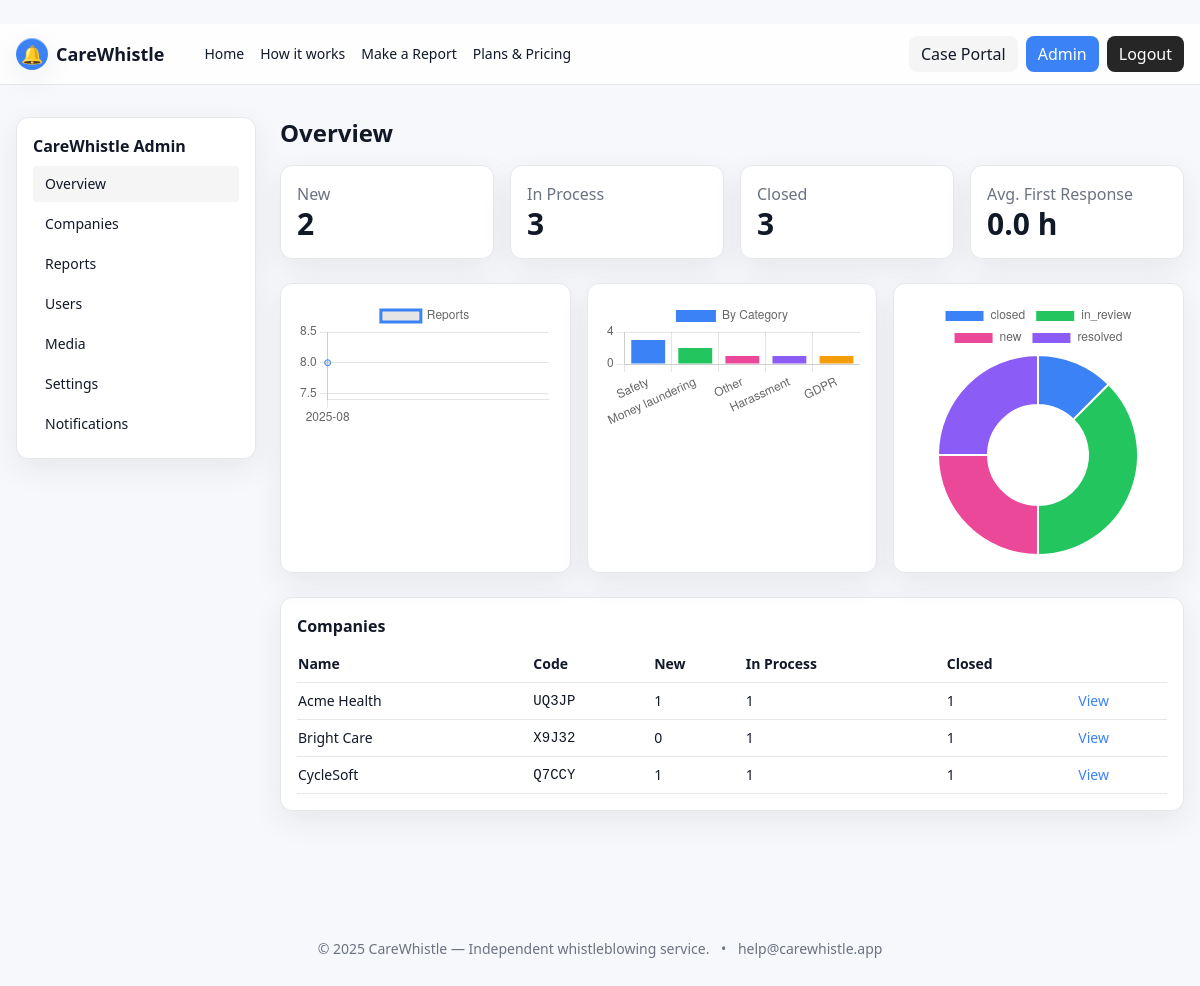
The page /admin (signed in) on the database its author committed.
### tables this page shows
CREATE TABLE companies(
      id INTEGER PRIMARY KEY AUTOINCREMENT,
      name TEXT NOT NULL,
      code TEXT UNIQUE NOT NULL,
      created_at TEXT NOT NULL
    );

### app.py (the view)
@app.route("/admin")
@login_required
@role_required("admin")
def admin_dashboard():
    db=get_db()
    stats=db.execute("""
      SELECT
        SUM(CASE WHEN status='new' THEN 1 ELSE 0 END) as new,
        SUM(CASE WHEN status IN ('in_review','awaiting_info') THEN 1 ELSE 0 END) as inproc,
        SUM(CASE WHEN status IN ('resolved','closed') THEN 1 ELSE 0 END) as closed
      FROM reports
    """).fetchone()
    monthly=db.execute("SELECT substr(created_at,1,7) ym, COUNT(*) cnt FROM reports GROUP BY ym ORDER BY ym").fetchall()
    bycat=db.execute("SELECT category, COUNT(*) cnt FROM reports GROUP BY category ORDER BY cnt DESC").fetchall()
    bystatus=db.execute("SELECT status, COUNT(*) cnt FROM reports GROUP BY status").fetchall()
    companies=db.execute("""
      SELECT c.id,c.name,c.code,
        SUM(CASE WHEN r.status='new' THEN 1 ELSE 0 END) newc,
        SUM(CASE WHEN r.status IN ('in_review','awaiting_info') THEN 1 ELSE 0 END) inpc,
        SUM(CASE WHEN r.status IN ('resolved','closed') THEN 1 ELSE 0 END) clos
      FROM companies c LEFT JOIN reports r ON r.company_id=c.id GROUP BY c.id ORDER BY c.name
    """).fetchall()
    rs=db.execute("SELECT id,created_at FROM reports").fetchall()
    import datetime as dt
    total=0; n=0
    for r in rs:
        m=db.execute("SELECT created_at FROM messages WHERE report_id=? AND sender IN ('admin','manager') ORDER BY id LIMIT 1",(r["id"],)).fetchone()
        if m:
            t0=dt.datetime.fromisoformat(r["created_at"]); t1=dt.datetime.fromisoformat(m["created_at"])
            total += (t1-t0).total_seconds()/3600; n+=1
    avg_hours=round(total/n,1) if n else 0
    db.close()
    return render_template("admin/dashboard.html", stats=stats, monthly=monthly, bycat=bycat, bystatus=bystatus, companies=companies, avg_hours=avg_hours)

### app.py (called while the page is built)
def get_db():
    conn = sqlite3.connect(DB_PATH, timeout=10, detect_types=sqlite3.PARSE_DECLTYPES)
    conn.row_factory = sqlite3.Row
    conn.execute("PRAGMA foreign_keys = ON")
    return conn

def login_required(f):
    @wraps(f)
    def _w(*a,**k):
        if "user_id" not in session:
            return redirect(url_for("login", next=request.path))
        return f(*a,**k)
    return _w

def role_required(*roles):
    def deco(f):
        @wraps(f)
        def _w(*a,**k):
            if session.get("role") not in roles: abort(403)
            return f(*a,**k)
        return _w
    return deco

### templates/admin/dashboard.html
﻿{% extends "admin/frame.html" %}{% block admin %}
<h2 class="text-2xl font-extrabold mb-4">Overview</h2>
<div class="grid md:grid-cols-4 gap-4">
  <div class="bg-white rounded-xl p-4 border shadow-glass"><div class="text-base-muted">New</div><div class="text-3xl font-extrabold">{{ stats.new or 0 }}</div></div>
  <div class="bg-white rounded-xl p-4 border shadow-glass"><div class="text-base-muted">In Process</div><div class="text-3xl font-extrabold">{{ stats.inproc or 0 }}</div></div>
  <div class="bg-white rounded-xl p-4 border shadow-glass"><div class="text-base-muted">Closed</div><div class="text-3xl font-extrabold">{{ stats.closed or 0 }}</div></div>
  <div class="bg-white rounded-xl p-4 border shadow-glass"><div class="text-base-muted">Avg. First Response</div><div class="text-3xl font-extrabold">{{ avg_hours }} h</div></div>
</div>
<div class="grid lg:grid-cols-3 gap-4 mt-6">
  <div class="bg-white rounded-xl p-4 border shadow-glass"><canvas id="byMonth"></canvas></div>
  <div class="bg-white rounded-xl p-4 border shadow-glass"><canvas id="byCat"></canvas></div>
  <div class="bg-white rounded-xl p-4 border shadow-glass"><canvas id="byStatus"></canvas></div>
</div>
<div class="bg-white rounded-xl p-4 border shadow-glass mt-6">
  <h3 class="font-bold mb-2">Companies</h3>
  <table class="w-full text-sm">
    <tr class="text-left border-b"><th class="py-2">Name</th><th>Code</th><th>New</th><th>In Process</th><th>Closed</th><th></th></tr>
    {% for c in companies %}
      <tr class="border-b">
        <td class="py-2">{{ c.name }}</td>
        <td><code>{{ c.code }}</code></td>
        <td>{{ c.newc or 0 }}</td>
        <td>{{ c.inpc or 0 }}</td>
        <td>{{ c.clos or 0 }}</td>
        <td><a class="text-neon-blue" href="{{ url_for('admin_company', company_id=c.id) }}">View</a></td>
      </tr>
    {% endfor %}
  </table>
</div>
<script>
const colors = ["#3b82f6","#22c55e","#ec4899","#8b5cf6","#f59e0b","#06b6d4","#64748b","#ef4444"];
new Chart(document.getElementById('byMonth'), {
  type:'line',
  data:{labels:{{ monthly|map(attribute='ym')|list|tojson }},
        datasets:[{label:'Reports',data:{{ monthly|map(attribute='cnt')|list|tojson }},
                   borderColor:colors[0]}]}
});
new Chart(document.getElementById('byCat'), {
  type:'bar',
  data:{labels:{{ bycat|map(attribute='category')|list|tojson }},
        datasets:[{label:'By Category',data:{{ bycat|map(attribute='cnt')|list|tojson }},
                   backgroundColor:colors}]}
});
new Chart(document.getElementById('byStatus'), {
  type:'doughnut',
  data:{labels:{{ bystatus|map(attribute='status')|list|tojson }},
        datasets:[{data:{{ bystatus|map(attribute='cnt')|list|tojson }},backgroundColor:colors}]}
});
</script>
{% endblock %}

### templates/admin/frame.html
﻿{% extends "layout.html" %}{% block body %}
<div class="max-w-7xl mx-auto px-4 py-8 grid lg:grid-cols-[240px_1fr] gap-6">
  <aside class="bg-white rounded-xl p-4 border shadow-glass h-max">
    <div class="font-extrabold mb-2">CareWhistle Admin</div>
    <nav class="grid gap-1 text-sm">
      <a class="px-3 py-2 rounded hover:bg-neutral-100 {% if request.endpoint=='admin_dashboard' %}bg-neutral-100{% endif %}" href="{{ url_for('admin_dashboard') }}">Overview</a>
      <a class="px-3 py-2 rounded hover:bg-neutral-100 {% if 'admin_company' in request.endpoint %}bg-neutral-100{% endif %}" href="{{ url_for('admin_companies') }}">Companies</a>
      <a class="px-3 py-2 rounded hover:bg-neutral-100 {% if 'admin_reports' in request.endpoint %}bg-neutral-100{% endif %}" href="{{ url_for('admin_reports') }}">Reports</a>
      <a class="px-3 py-2 rounded hover:bg-neutral-100 {% if request.endpoint=='admin_users' %}bg-neutral-100{% endif %}" href="{{ url_for('admin_users') }}">Users</a>
      <a class="px-3 py-2 rounded hover:bg-neutral-100 {% if request.endpoint=='admin_media' %}bg-neutral-100{% endif %}" href="{{ url_for('admin_media') }}">Media</a>
      <a class="px-3 py-2 rounded hover:bg-neutral-100 {% if request.endpoint=='admin_settings' %}bg-neutral-100{% endif %}" href="{{ url_for('admin_settings') }}">Settings</a>
      <a class="px-3 py-2 rounded hover:bg-neutral-100 {% if request.endpoint=='admin_notifications' %}bg-neutral-100{% endif %}" href="{{ url_for('admin_notifications') }}">Notifications</a>
    </nav>
  </aside>
  <main>{% block admin %}{% endblock %}</main>
</div>
{% endblock %}

### templates/layout.html (shortened to what this page needs)
﻿<!doctype html>
<html lang="en">
<head>
  <script src="https://cdn.tailwindcss.com"></script>
</head>
<body class="bg-base-bg text-base-ink">
  <header class="sticky top-0 z-40 backdrop-blur bg-white/80 border-b">
    <div class="max-w-7xl mx-auto px-4 py-3 flex items-center gap-4">
      <a href="{{ url_for('home') }}" class="flex items-center gap-2 font-extrabold text-lg">
        <span class="inline-flex items-center justify-center w-8 h-8 rounded-full bg-neon-blue text-white shadow-glass">🔔</span>
        <span>CareWhistle</span>
      </a>
      <nav class="ml-6 flex items-center gap-4 text-sm">
        <a class="hover:text-neon-blue" href="{{ url_for('home') }}">Home</a>
        <a class="hover:text-neon-blue" href="{{ url_for('how') }}">How it works</a>
        <a class="hover:text-neon-blue" href="{{ url_for('report') }}">Make a Report</a>
        <a class="hover:text-neon-blue" href="{{ url_for('pricing') }}">Plans & Pricing</a>
      </nav>
      <div class="ml-auto flex items-center gap-2">
        <a class="px-3 py-1.5 rounded-lg bg-neutral-100 hover:bg-neutral-200" href="{{ url_for('follow') }}">Case Portal</a>
        {% if session.get('user_id') %}
          {% if session.get('role')=='admin' %}
            <a class="px-3 py-1.5 rounded-lg bg-neon-blue text-white" href="{{ url_for('admin_dashboard') }}">Admin</a>
          {% elif session.get('role')=='manager' %}
            <a class="px-3 py-1.5 rounded-lg bg-neon-purple text-white" href="{{ url_for('manager_overview') }}">Manager</a>
          {% endif %}
          <a class="px-3 py-1.5 rounded-lg bg-neutral-800 text-white" href="{{ url_for('logout') }}">Logout</a>
        {% else %}
          <a class="px-3 py-1.5 rounded-lg bg-neutral-800 text-white" href="{{ url_for('login') }}">Login</a>
        {% endif %}
      </div>
    </div>
  </header>
  {% block body %}{% endblock %}
  <footer class="mt-16 py-8 text-center text-sm text-base-muted">
    © {{ 2025 }} CareWhistle — Independent whistleblowing service. <span class="mx-2">•</span> help@carewhistle.app
  </footer>
</body>
</html>

### rows shown on the page
companies: name "Acme Health", code "UQ3JP", newc "1", inpc "1", clos "1"
companies: name "Bright Care", code "X9J32", newc "0", id "1"
companies: name "CycleSoft", code "Q7CCY", newc "1", inpc "1", clos "1"

### other values the page prints
{{ stats.new or 0 }} "2"
{{ stats.inproc or 0 }} "3"
{{ stats.closed or 0 }} "3"
{{ avg_hours }} "0.0"
{{ 2025 }} "2025"
chart data {{ monthly|map(attribute='ym')|list|tojson }} ["2025-08"]
chart data {{ monthly|map(attribute='cnt')|list|tojson }} [8]
chart data {{ bycat|map(attribute='category')|list|tojson }} ["Safety", "Money laundering", "Other", "Harassment", "GDPR"]
chart data {{ bycat|map(attribute='cnt')|list|tojson }} [3, 2, 1, 1, 1]
